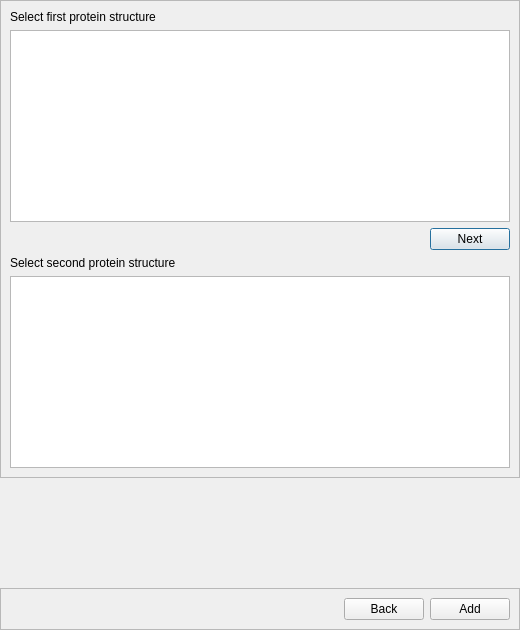
<?xml version="1.0" encoding="UTF-8"?>
<ui version="4.0">
 <class>Dialog</class>
 <widget class="QDialog" name="Dialog">
  <property name="geometry">
   <rect>
    <x>0</x>
    <y>0</y>
    <width>520</width>
    <height>630</height>
   </rect>
  </property>
  <property name="windowTitle">
   <string>Dialog</string>
  </property>
  <layout class="QVBoxLayout" name="verticalLayout_6">
   <property name="leftMargin">
    <number>0</number>
   </property>
   <property name="topMargin">
    <number>0</number>
   </property>
   <property name="rightMargin">
    <number>0</number>
   </property>
   <property name="bottomMargin">
    <number>0</number>
   </property>
   <item>
    <widget class="QFrame" name="frame">
     <property name="frameShape">
      <enum>QFrame::StyledPanel</enum>
     </property>
     <property name="frameShadow">
      <enum>QFrame::Raised</enum>
     </property>
     <layout class="QVBoxLayout" name="verticalLayout_5">
      <item>
       <layout class="QVBoxLayout" name="verticalLayout_4">
        <item>
         <layout class="QVBoxLayout" name="verticalLayout">
          <item>
           <widget class="QLabel" name="lbl_prot_1">
            <property name="text">
             <string>Select first protein structure</string>
            </property>
           </widget>
          </item>
          <item>
           <widget class="QTreeView" name="tree_prot_1"/>
          </item>
         </layout>
        </item>
        <item>
         <layout class="QHBoxLayout" name="horizontalLayout">
          <item>
           <spacer name="horizontalSpacer">
            <property name="orientation">
             <enum>Qt::Horizontal</enum>
            </property>
            <property name="sizeHint" stdset="0">
             <size>
              <width>40</width>
              <height>20</height>
             </size>
            </property>
           </spacer>
          </item>
          <item>
           <widget class="QPushButton" name="btn_next">
            <property name="text">
             <string>Next</string>
            </property>
           </widget>
          </item>
         </layout>
        </item>
       </layout>
      </item>
      <item>
       <layout class="QVBoxLayout" name="verticalLayout_2">
        <item>
         <widget class="QLabel" name="lbl_prot_2">
          <property name="text">
           <string>Select second protein structure</string>
          </property>
         </widget>
        </item>
        <item>
         <widget class="QTreeView" name="tree_prot_2"/>
        </item>
       </layout>
      </item>
     </layout>
    </widget>
   </item>
   <item>
    <spacer name="verticalSpacer">
     <property name="orientation">
      <enum>Qt::Vertical</enum>
     </property>
     <property name="sizeHint" stdset="0">
      <size>
       <width>20</width>
       <height>40</height>
      </size>
     </property>
    </spacer>
   </item>
   <item>
    <widget class="QFrame" name="frame_bottom">
     <property name="frameShape">
      <enum>QFrame::StyledPanel</enum>
     </property>
     <property name="frameShadow">
      <enum>QFrame::Raised</enum>
     </property>
     <layout class="QVBoxLayout" name="verticalLayout_3">
      <item>
       <layout class="QHBoxLayout" name="horizontalLayout_2">
        <item>
         <spacer name="horizontalSpacer_2">
          <property name="orientation">
           <enum>Qt::Horizontal</enum>
          </property>
          <property name="sizeHint" stdset="0">
           <size>
            <width>40</width>
            <height>20</height>
           </size>
          </property>
         </spacer>
        </item>
        <item>
         <widget class="QPushButton" name="btn_back">
          <property name="text">
           <string>Back</string>
          </property>
         </widget>
        </item>
        <item>
         <widget class="QPushButton" name="btn_add">
          <property name="text">
           <string>Add</string>
          </property>
         </widget>
        </item>
       </layout>
      </item>
     </layout>
    </widget>
   </item>
  </layout>
 </widget>
 <resources/>
 <connections/>
</ui>
